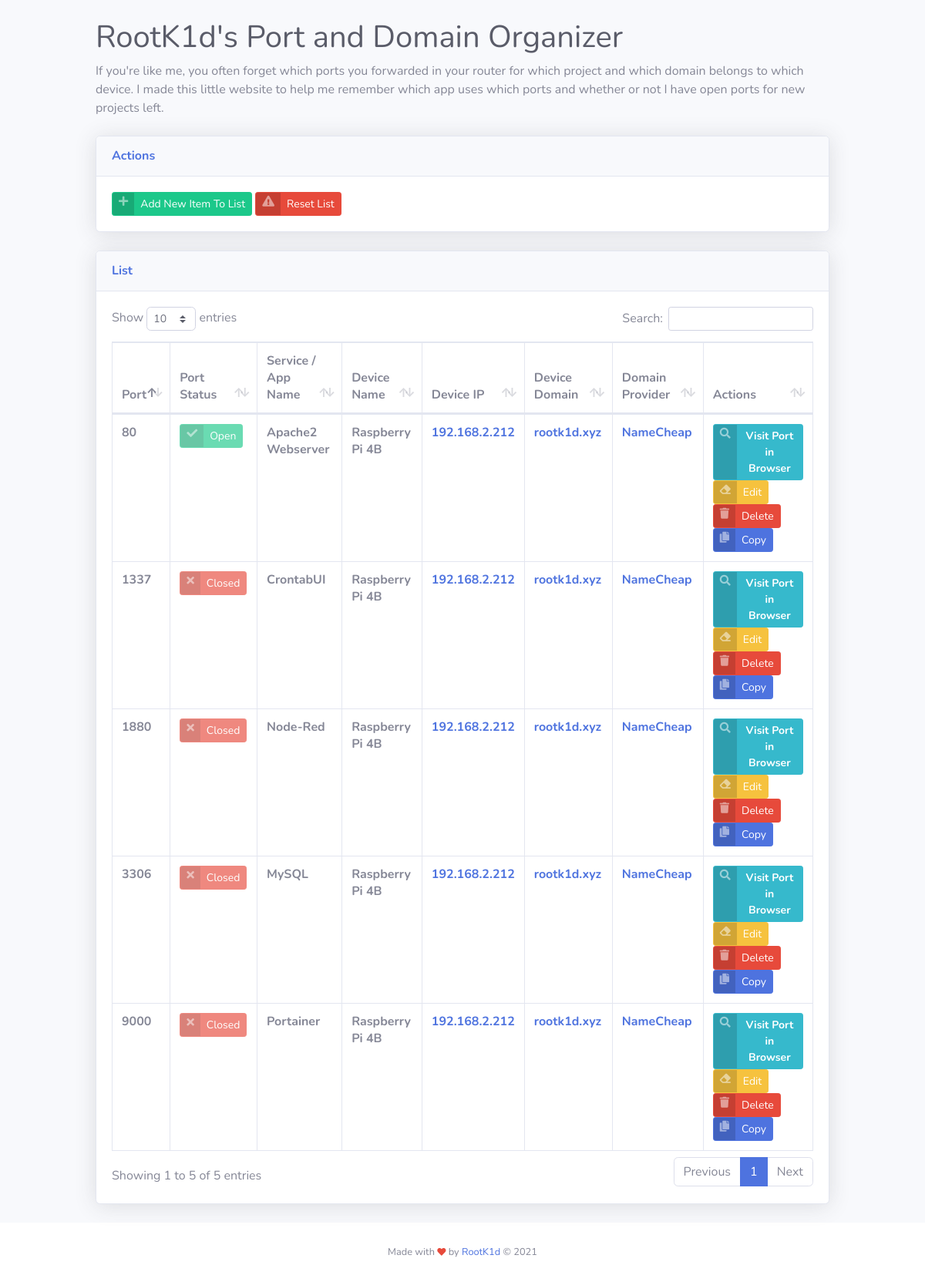
The page / on the database its author committed.
### tables this page shows
CREATE TABLE "ports" (
	"id"	TEXT,
	"port"	TEXT,
	"status"	TEXT,
	"service"	TEXT,
	"deviceip"	TEXT,
	"devicename"	TEXT,
	"domain"	TEXT,
	"domanprovider"	TEXT,
	"domainproviderlink"	TEXT
);

### tableRows.php (the view)
<?php
                                    $db = new SQLite3("db.sqlite3");
                                    $results = $db->query("SELECT * FROM ports");
                                    while ($row = $results->fetchArray()) {
                                       echo '
                                       <tr>
                                    <td class="font-weight-bold">' . htmlspecialchars($row["port"]) .'</td>
                                    <td>';
                                    if ($row["status"] == "Open") {
                                       echo '<a href="#" class="btn btn-success btn-sm btn-icon-split disabled">
                                       <span class="icon text-white-50">
                                       <i class="fas fa-check"></i>
                                       </span>
                                       <span class="text">' . htmlspecialchars($row["status"]) .'</span>
                                       </a>';
                                    } else {
                                       echo '<a href="#" class="btn btn-danger btn-sm btn-icon-split disabled">
                                       <span class="icon text-white-50">
                                       <i class="fas fa-times"></i>
                                       </span>
                                       <span class="text">' . htmlspecialchars($row["status"]) .'</span>
                                       </a>';
                                    }
                                    echo '
                                       </td>
                                    <td class="font-weight-bold">' . htmlspecialchars($row["service"]) .'</td>
                                    <td class="font-weight-bold">' . htmlspecialchars($row["devicename"]) .'</td>
                                    <td><a href="http://' . htmlspecialchars($row["deviceip"]) .'" target="_blank" class="font-weight-bold">' . htmlspecialchars($row["deviceip"]) .'</a></td>
                                    <td><a href="https://' . htmlspecialchars($row["domain"]) .'" target="_blank" class="font-weight-bold">' . htmlspecialchars($row["domain"]) .'</a></td>
                                    <td><a href="' . htmlspecialchars($row["domainproviderlink"]) .'" target="_blank" class="font-weight-bold">' . htmlspecialchars($row["domanprovider"]) .'</a></td>
                                    <td><a href="http://' . htmlspecialchars($row["deviceip"]) . ':' . htmlspecialchars($row["port"]) . '" target="_blank" class="btn btn-info btn-sm btn-icon-split  font-weight-bold">
                                       <span class="icon text-white-50">
                                       <i class="fas fa-search"></i>
                                       </span>
                                       <span class="text">Visit Port in Browser</span>
                                       </a>
                                       <a href="#" class="btn btn-warning btn-sm btn-icon-split" data-toggle="modal" data-target="#editModal-' . htmlspecialchars($row["id"]) . '">
                                       <span class="icon text-white-50">
                                       <i class="fas fa-eraser"></i>
                                       </span>
                                       <span class="text">Edit</span>
                                       </a>
                                       <form class="vanilla" action="actions/deleteEntry.php" method="post">
                                       <button type="submit" class="btn btn-danger btn-sm btn-icon-split" id="id" name="id" value="' . htmlspecialchars($row["id"]) . '">
                                       <span class="icon text-white-50">
                                       <i class="fas fa-trash"></i>
                                       </span>
                                       <span class="text">Delete</span>
                                       </button>
                                       </form>
                                       <form class="vanilla" action="actions/copyEntry.php" method="post">
                                       <button class="btn btn-primary btn-sm btn-icon-split" id="id" name="id" value=' . htmlspecialchars($row["id"]) . '>
                                       <span class="icon text-white-50">
                                       <i class="fas fa-copy"></i>
                                       </span>
                                       <span class="text">Copy</span>
                                       </button>
                                       </form>
                                    </td>
                                    </tr>
                                    ';
                                    }
                                    ?>

### index.php (style rules this page uses)
.vanilla { all: unset; }

### rows shown on the page
ports: port "80", status "Open", service "Apache2 Webserver", devicename "Raspberry Pi 4B", deviceip "192.168.2.212", domain "rootk1d.xyz", domanprovider "NameCheap"
ports: port "1337", status "Closed", service "CrontabUI", devicename "Raspberry Pi 4B", deviceip "192.168.2.212", domain "rootk1d.xyz", domanprovider "NameCheap"
ports: port "1880", status "Closed", service "Node-Red", devicename "Raspberry Pi 4B", deviceip "192.168.2.212", domain "rootk1d.xyz", domanprovider "NameCheap"
ports: port "9000", status "Closed", service "Portainer", devicename "Raspberry Pi 4B", deviceip "192.168.2.212", domain "rootk1d.xyz", domanprovider "NameCheap"
ports: port "3306", status "Closed", service "MySQL", devicename "Raspberry Pi 4B", deviceip "192.168.2.212", domain "rootk1d.xyz", domanprovider "NameCheap"
